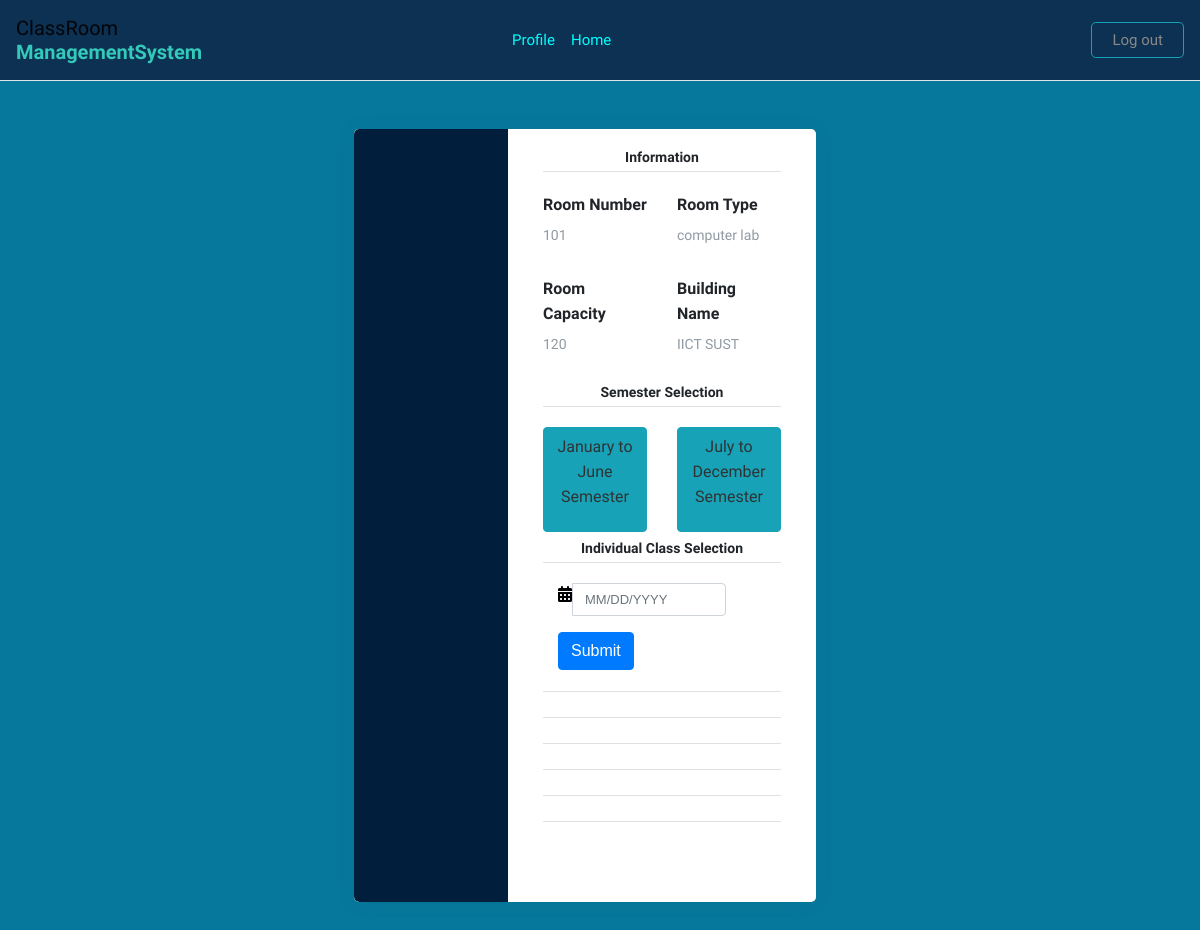
Page /classroomdetail/101/8/ (signed in) on the committed database.
### classroom/models.py (models this page shows)
class Classroom(models.Model):
    room_no = models.CharField(max_length=200,null=False)
    room_type = models.CharField(max_length=200, null=False)
    capacity = models.IntegerField(null=False,blank=False)
    room_status = models.BooleanField(default=False)
    building = models.ForeignKey(Building, on_delete=models.CASCADE,null=True,blank=False)

class Building(models.Model):
    name = models.CharField(max_length=200,null=False)

### classroom/views.py (the view, shortened to what this page needs)
# urls.py: path('classroomdetail/<id>/<name>/',views.classroomdetailview,name='classroomdetail'),
@login_required(login_url='login')
def classroomdetailview(request,id,name):
    result = 0
    classroom_details = Classroom.objects.get(room_no=id,building=name)
    classroom_details = Classroom.objects.get(room_no=id,building=name)
    return render(request,'classroomdetail.html',{'details':classroom_details, 'classroom_pk':classroom_details.pk})

### classroom/templates/classroomdetail.html (shortened to what this page needs)
{% extends 'main.html' %}
{% load static %}
{% block content %}
<div class="page-content page-container" id="page-content">
  <div class="padding">
      <div class="row container d-flex justify-content-center">
          <div class="col-xl-6 col-md-12">
              <div class="card user-card-full">
                  <div class="row m-l-0 m-r-0">
                      <div class="col-sm-4 bg-c-lite-green user-profile">
                          <div class="card-block text-center text-white">
                              <div class="m-b-25"> <img sizes="10,10" src="" class="img-radius"> </div>
                          </div>
                      </div>
                      <div class="col-sm-8">
                          <div class="card-block">
                              <h6 style="text-align: center;" class="m-b-20 p-b-5 b-b-default f-w-600">Information</h6>
                              <div class="row">
                                  <div class="col-sm-6">
                                      <p class="m-b-10 f-w-600">Room Number</p>
                                      <h6 class="text-muted f-w-400">{{ details.room_no}}</h6>
                                  </div>
                                  <div class="col-sm-6">
                                      <p class="m-b-10 f-w-600">Room Type</p>
                                      <h6 class="text-muted f-w-400">{{ details.room_type}}</h6>
                                  </div>
                              </div>
                              <div class="row">
                                  <div class="col-sm-6">
                                      <p class="m-b-10 f-w-600">Room Capacity</p>
                                      <h6 class="text-muted f-w-400">{{ details.capacity}}</h6>
                                  </div>
                                  <div class="col-sm-6">
                                      <p class="m-b-10 f-w-600">Building Name</p>
                                      <h6 class="text-muted f-w-400">{{details.building.name}}</h6>
                                  </div>
                              </div>
                            <h6 style="text-align: center;" class="m-b-20 p-b-5 b-b-default f-w-600">Semester Selection</h6>
                            <div class="row">
                                <div class="col-sm-6">
                                    <h6 class="text-muted f-w-400"><button type="button" class="btn btn-info"><a style="color: rgb(47, 51, 51);" href="{% url 'semester' 1 classroom_pk %}"><p pos>January to June Semester</p></a></button></h6>
                                </div>
                                <div class="col-sm-6">
                                    <h6 class="text-muted f-w-400"><button type="button" class="btn btn-info"><a style="color: rgb(47, 51, 51);" href="{% url 'semester' 2 classroom_pk %}"><p>July to December Semester</p></a></button></h6>
                                </div>
                            </div>
                            <h6 style="text-align: center;" class="m-b-20 p-b-5 b-b-default f-w-600">Individual Class Selection</h6>
                            <div  class="row">
                                <div  class="bootstrap-iso col-md-12">
                                    <div class="container-fluid">
                                     <div class="row">
                                      <div >
                                       <form  class="form-horizontal" method="post">
                                        <div class="form-group ">
                                         <div class="col-sm-10">
                                          <div class="input-group">
                                           <div class="input-group-addon">
                                            <i class="fa fa-calendar">
                                            </i>
                                           </div class="row">
                                           <input  class="form-control " id="date" name="date" placeholder="MM/DD/YYYY" type="text"/>
                                          </div>
                                         </div>
                                        </div>
                                        <div class="form-group">
                                         <div class="col-sm-10 col-sm-offset-2">
                                          <button class="btn btn-primary " name="submit" type="submit">
                                           Submit
                                          </button>
                                         </div>
                                        </div>
                                       </form>
                                      </div>
                                     </div>
                                    </div>
                                   </div>
                            </div>
                            <h6 style="text-align: center;" class="m-b-20 p-b-5 b-b-default f-w-600"></h6>
                            <h6 style="text-align: center;" class="m-b-20 p-b-5 b-b-default f-w-600"></h6>
                            <h6 style="text-align: center;" class="m-b-20 p-b-5 b-b-default f-w-600"></h6>
                            <h6 style="text-align: center;" class="m-b-20 p-b-5 b-b-default f-w-600"></h6>
                            <h6 style="text-align: center;" class="m-b-20 p-b-5 b-b-default f-w-600"></h6>
                            <h6 style="text-align: center;" class="m-b-20 p-b-5 b-b-default f-w-600"></h6>
                              <ul class="social-link list-unstyled m-t-40 m-b-10">
                                  <li></li>
                                  <li><a href="#!" data-toggle="tooltip" data-placement="bottom" title="" data-original-title="twitter" data-abc="true"></a></li>
                                  <li></li>
                              </ul>
                          </div>
                      </div>
                  </div>
              </div>
          </div>
      </div>
  </div>
</div>
    <br/>
    <br/>
<link rel="stylesheet" href="https://formden.com/static/cdn/bootstrap-iso.css" />
<link rel="stylesheet" href="https://formden.com/static/cdn/font-awesome/4.4.0/css/font-awesome.min.css" />
<link rel="stylesheet" href="https://cdnjs.cloudflare.com/ajax/libs/bootstrap-datepicker/1.4.1/css/bootstrap-datepicker3.css"/>
{% endblock content %}

### classroom/templates/main.html (style rules this page uses)
body { font-family: 'Varela Round', sans-serif; }
.form-control { box-shadow: none; font-weight: normal; font-size: 13px; }

### classroom/templates/classroomdetail.html (style rules this page uses)
.bootstrap-iso .formden_header h2, .bootstrap-iso .formden_header p, .bootstrap-iso form { font-family: Arial, Helvetica, sans-serif; color: black }
.bootstrap-iso form button, .bootstrap-iso form button:hover { color: white !important; }
body { background-color: #f9f9fa }
.padding { padding: 3rem !important }
.user-card-full { overflow: hidden }
.card { border-radius: 5px; -webkit-box-shadow: 0 1px 20px 0 rgba(69, 90, 100, 0.08); box-shadow: 0 1px 20px 0 rgba(69, 90, 100, 0.08); border: none; margin-bottom: 30px }
.m-r-0 { margin-right: 0px }
.m-l-0 { margin-left: 0px }
.user-card-full .user-profile { border-radius: 5px 0 0 5px }
.bg-c-lite-green { background: -webkit-gradient(linear, left top, right top, from(rgb(1 30 61)), to(rgb(1 30 61))); background: linear-gradient(to right, rgb(1 30 61), rgb(1 30 61)) }
.user-profile { padding: 20px 0 }
.card-block { padding: 1.25rem }
.m-b-25 { margin-bottom: 25px }
h6 { font-size: 14px }
.card .card-block p { line-height: 25px }
.b-b-default { border-bottom: 1px solid #e0e0e0 }
.m-b-20 { margin-bottom: 20px }
.p-b-5 { padding-bottom: 5px !important }
.m-b-10 { margin-bottom: 10px }
.text-muted { color: #919aa3 !important }
.f-w-600 { font-weight: 600 }
.m-t-40 { margin-top: 20px }
.user-card-full .social-link li { display: inline-block }

### rows in the picture
Classroom: room_no "101", room_type "computer lab", capacity "120", building.name "IICT SUST"
